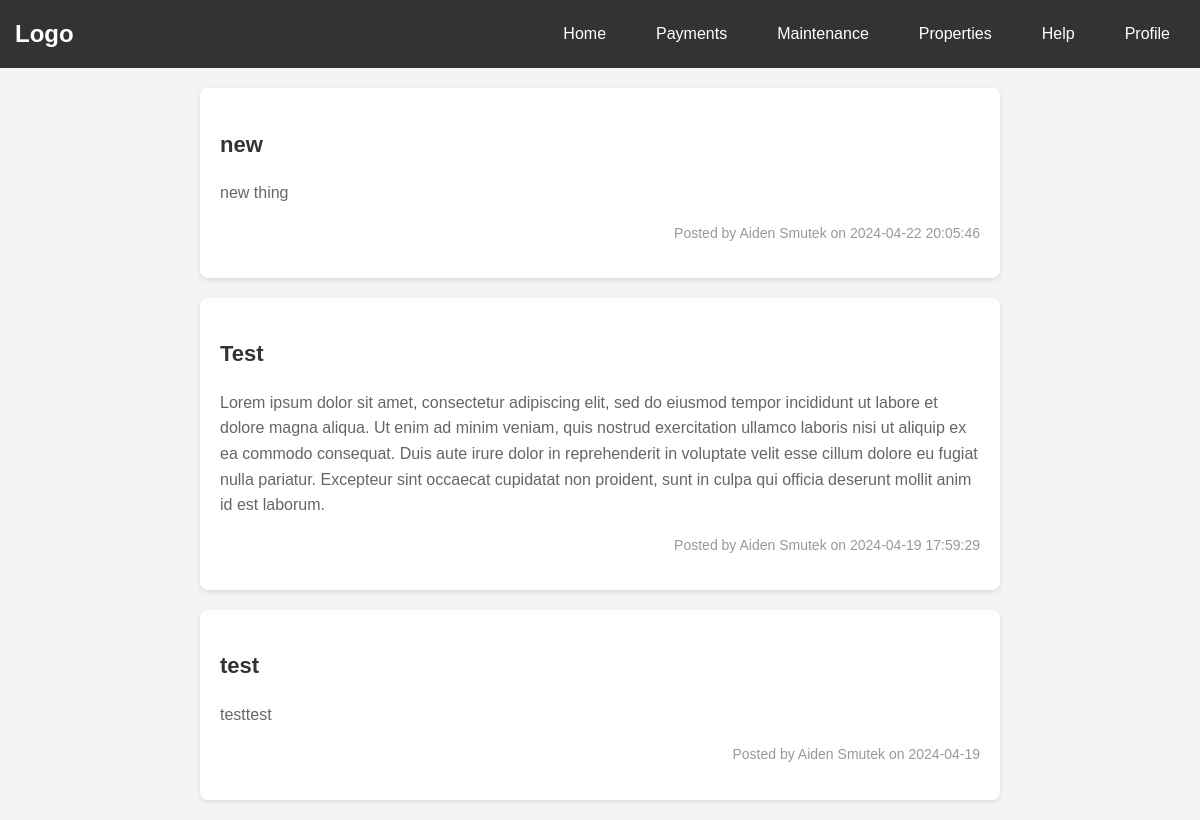
/index.php (signed in), run on the app's committed database.
### tables this page shows
CREATE TABLE Announcements (announcement_id INTEGER PRIMARY KEY AUTOINCREMENT, user_id INT NOT NULL, title VARCHAR (255) NOT NULL, content TEXT NOT NULL, post_date DATETIME DEFAULT CURRENT_TIMESTAMP, FOREIGN KEY (user_id) REFERENCES Users (user_id));

CREATE TABLE Users (user_id INTEGER PRIMARY KEY AUTOINCREMENT, username VARCHAR (50) UNIQUE, user_fname VARCHAR (50), user_lname VARCHAR (50), user_email VARCHAR (100), user_type VARCHAR (50));

### index.php (the view, shortened to what this page needs)
<?php
include("navbar.php");
include("user_check.php");
$db->busyTimeout(5000);
$result = $db->query("SELECT a.announcement_id, a.title, a.content, a.post_date, u.user_fname, u.user_lname FROM Announcements a JOIN Users u ON a.user_id = u.user_id ORDER BY a.post_date DESC");
$announcements = [];
if ($result) {
    while ($row = $result->fetchArray(SQLITE3_ASSOC)) {
        $announcements[] = $row;
    }
} else {
    echo "Failed to fetch announcements: " . $db->lastErrorMsg();
}
?>
<!DOCTYPE html>
<html lang="en">
<head>
    <link rel="stylesheet" href="style.css">
</head>
<body>
<section>
    <?php foreach ($announcements as $announcement): ?>
        <article>
            <h2><?= htmlspecialchars($announcement['title']) ?></h2>
            <p><?= nl2br(htmlspecialchars($announcement['content'])) ?></p>
            <p>Posted by <?= htmlspecialchars($announcement['user_fname']) . ' ' . htmlspecialchars($announcement['user_lname']) ?> on <?= htmlspecialchars($announcement['post_date']) ?></p>
        </article>
    <?php endforeach; ?>
</section>
</body>
</html>

### style.css (style rules this page uses)
body { font-family: Arial, sans-serif; background-color: #f4f4f4; color: #333; margin: 0; padding: 0; line-height: 1.6; }
section { max-width: 800px; margin: 20px auto; }
article { background-color: #ffffff; padding: 20px; margin-bottom: 20px; border-radius: 8px; box-shadow: 0 2px 5px rgba(0, 0, 0, 0.1); }
article h2 { color: #333; font-size: 22px; }
article p { color: #666; line-height: 1.6; }
article p:last-child { font-size: 14px; color: #999; margin-top: 10px; text-align: right; }

### data on the page
announcements: title "new", content "new thing", user.user_fname "Aiden", user.user_lname "Smutek", post_date "2024-04-22 20:05:46"
announcements: title "Test", content "Lorem ipsum dolor sit amet, consectetur adipiscing elit, sed do eiusmod tempor incididunt ut labore et dolore magna aliqua. Ut enim ad minim veniam, quis nostrud exercitation ullamco laboris nisi ut aliquip ex ea commodo consequat. Duis aute irure dolor in reprehenderit in voluptate velit esse cillum dolore eu fugiat nulla pariatur. Excepteur sint occaecat cupidatat non proident, sunt in culpa qui officia deserunt mollit anim id est laborum.", user.user_fname "Aiden", user.user_lname "Smutek", post_date "2024-04-19 17:59:29"
announcements: title "test", content "testtest", user.user_fname "Aiden", user.user_lname "Smutek", post_date "2024-04-19"
